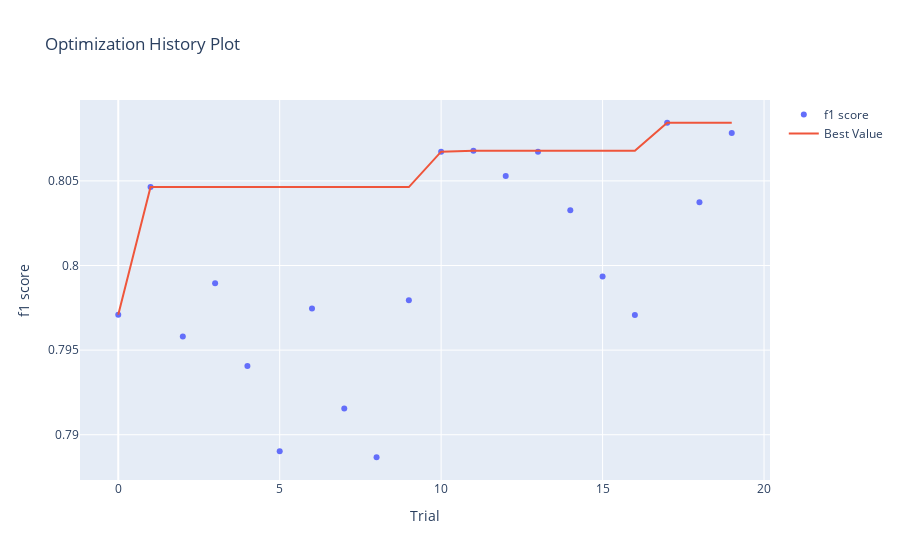

Here is the notebook cell this chart was saved with:
### Code cell
optuna.visualization.plot_optimization_history(study, target_name='f1 score')

### Figure 1 — Plotly figure (JSON) as saved in the notebook; plotly's stock layout.template omitted (floating-point values rounded to 4 significant figures)
{"data": [{"mode": "markers", "name": "f1 score", "type": "scatter", "x": [0, 1, 2, 3, 4, 5, 6, 7, 8, 9, 10, 11, 12, 13, 14, 15, 16, 17, 18, 19], "y": [0.7971, 0.8046, 0.7958, 0.799, 0.7941, 0.789, 0.7975, 0.7916, 0.7887, 0.7979, 0.8067, 0.8068, 0.8053, 0.8067, 0.8033, 0.7993, 0.7971, 0.8084, 0.8037, 0.8078]}, {"name": "Best Value", "type": "scatter", "x": [0, 1, 2, 3, 4, 5, 6, 7, 8, 9, 10, 11, 12, 13, 14, 15, 16, 17, 18, 19], "y": [0.7971, 0.8046, 0.8046, 0.8046, 0.8046, 0.8046, 0.8046, 0.8046, 0.8046, 0.8046, 0.8067, 0.8068, 0.8068, 0.8068, 0.8068, 0.8068, 0.8068, 0.8084, 0.8084, 0.8084]}], "layout": {"title": {"text": "Optimization History Plot"}, "xaxis": {"title": {"text": "Trial"}}, "yaxis": {"title": {"text": "f1 score"}}}}
